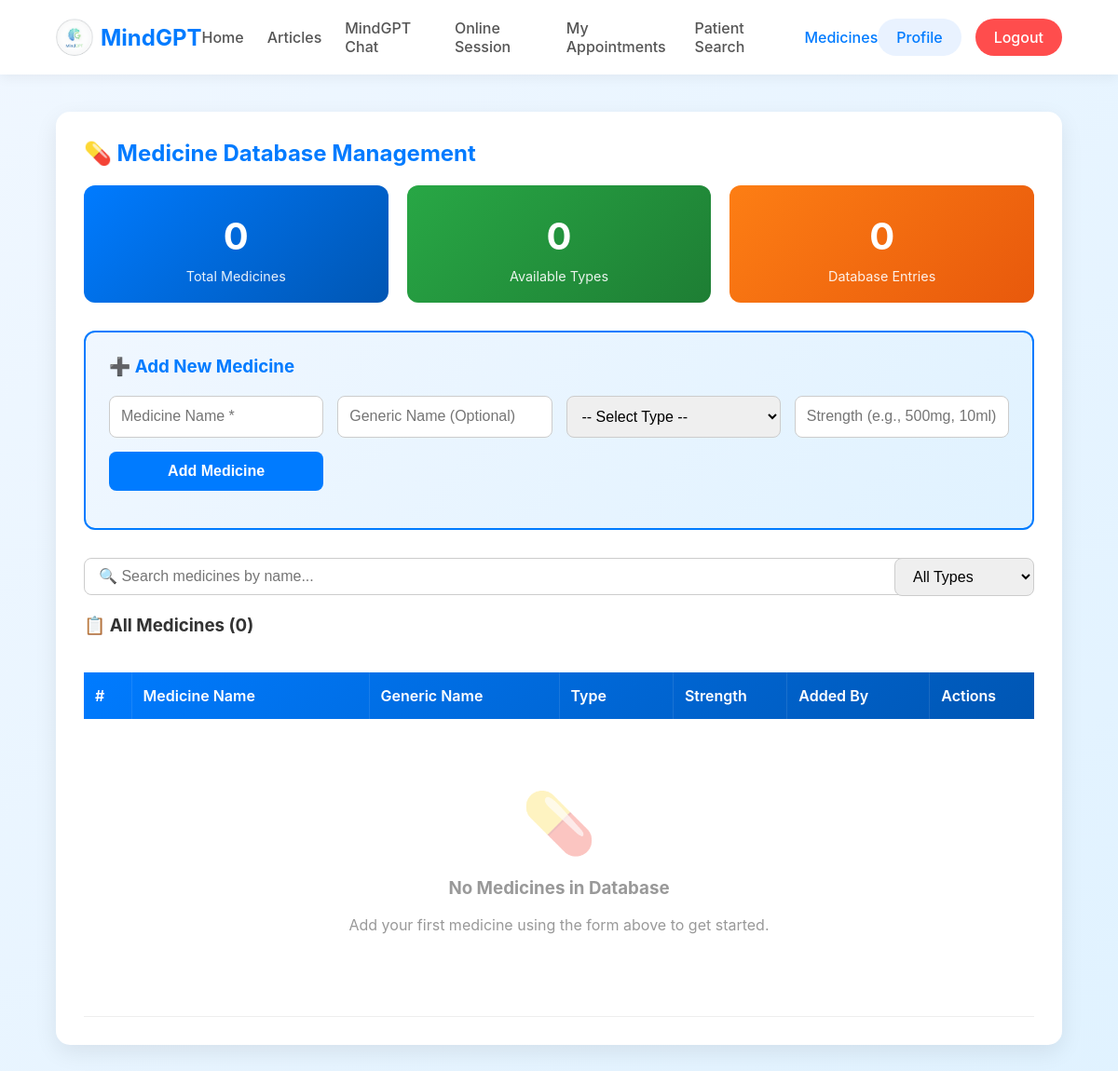
Before: /medicines/ (signed in) with the older database file.
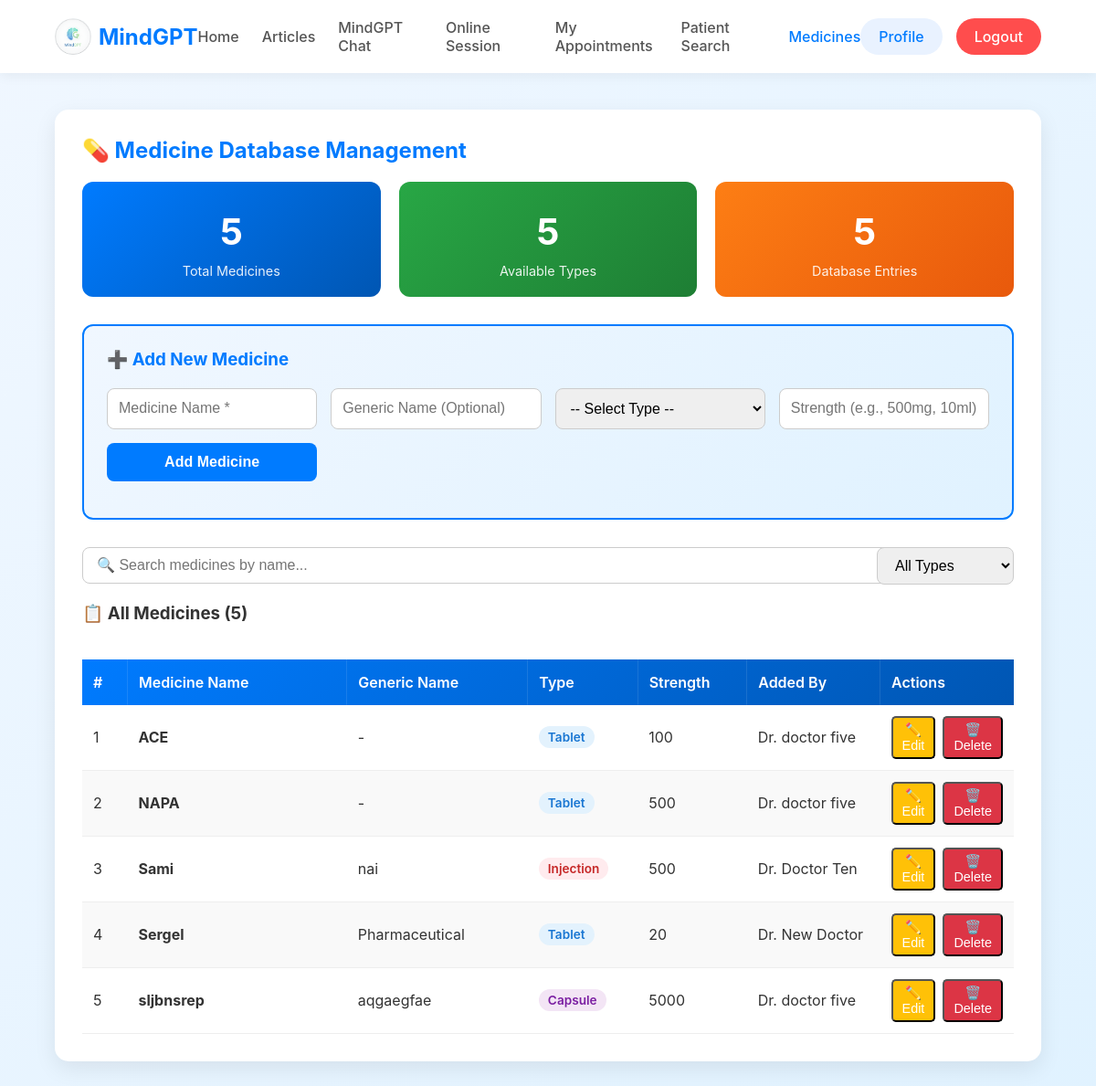
After: the same page with the newer database file.
### chatbot/models.py (models this page shows, shortened)
class Medicine(models.Model):
    name = models.CharField(max_length=200)
    generic_name = models.CharField(max_length=200, blank=True, null=True)
    type = models.CharField(max_length=50, choices=[
        ('tablet', 'Tablet'),
        ('capsule', 'Capsule'),
        ('syrup', 'Syrup'),
        ('injection', 'Injection'),
        ('cream', 'Cream'),
        ('drops', 'Drops'),
        ('inhaler', 'Inhaler'),
    ], default='tablet')
    strength = models.CharField(max_length=50, blank=True, null=True)  # e.g., "500mg", "10ml"
    added_by = models.ForeignKey(User, on_delete=models.CASCADE, related_name='medicines_added')
    created_at = models.DateTimeField(auto_now_add=True)
    class Meta:
        ordering = ['name']

### chatbot/views.py (the view, shortened to what this page needs)
# urls.py: path('medicines/', views.manage_medicines_view, name='manage_medicines'),
@user_passes_test(is_approved_doctor, login_url='landing_page')
def manage_medicines_view(request):
    medicines = Medicine.objects.all()
    context = {
        'medicines': medicines
    }
    return render(request, 'chatbot/manage_medicines.html', context)

### chatbot/views.py (called while the page is built)
def is_approved_doctor(user):
    try:
        return user.is_authenticated and user.profile.role == 'doctor' and user.profile.is_approved
    except Profile.DoesNotExist:
        return False

### chatbot/templates/chatbot/manage_medicines.html (shortened to what this page needs)
{% load static %}
<!DOCTYPE html>
<html lang="en">
<head>
</head>
<body>
    <nav class="navbar">
        <div class="container">
            <a href="{% url 'landing_page' %}" class="logo"><img src="{% static 'images/Logo.png' %}" alt="MindGPT Logo"> MindGPT</a>
            <div class="nav-links">
                <a href="{% url 'landing_page' %}">Home</a>
                <a href="{% url 'article_feed_page' %}">Articles</a>
                <a href="{% url 'index' %}">MindGPT Chat</a>
                <a href="{% url 'online_session_page' %}">Online Session</a>
                <a href="{% url 'my_appointments' %}">My Appointments</a>
                <a href="{% url 'search_patients' %}">Patient Search</a>
                <a href="{% url 'manage_medicines' %}" class="active">Medicines</a>
            </div>
            <div class="nav-auth">
                <a href="{% url 'profile_page' %}" class="btn btn-secondary">Profile</a>
                <a href="{% url 'logout_view' %}" class="btn btn-danger">Logout</a>
            </div>
        </div>
    </nav>
    <main class="main-content">
        <div class="container">
            <div class="medicines-container">
                <h2>💊 Medicine Database Management</h2>
                <div class="stats-grid">
                    <div class="stat-card blue">
                        <div class="stat-number">{{ medicines.count }}</div>
                        <div class="stat-label">Total Medicines</div>
                    </div>
                    <div class="stat-card green">
                        <div class="stat-number">{{ medicines|length }}</div>
                        <div class="stat-label">Available Types</div>
                    </div>
                    <div class="stat-card orange">
                        <div class="stat-number">{{ medicines.count }}</div>
                        <div class="stat-label">Database Entries</div>
                    </div>
                </div>
                <div class="add-form">
                    <h3>➕ Add New Medicine</h3>
                    <form method="POST">
                        <div class="form-row">
                            <input type="text" name="name" placeholder="Medicine Name *" required>
                            <input type="text" name="generic_name" placeholder="Generic Name (Optional)">
                            <select name="type" required>
                                <option value="">-- Select Type --</option>
                            </select>
                            <input type="text" name="strength" placeholder="Strength (e.g., 500mg, 10ml)">
                            <button type="submit">Add Medicine</button>
                        </div>
                    </form>
                </div>
                <div class="search-filter-section">
                    <div class="search-box">
                        <input type="text" id="searchInput" placeholder="🔍 Search medicines by name..." onkeyup="searchTable()">
                    </div>
                    <div class="filter-box">
                        <select id="typeFilter" onchange="filterByType()">
                            <option value="">All Types</option>
                        </select>
                    </div>
                </div>
                <h3>📋 All Medicines ({{ medicines.count }})</h3>
                <div class="table-container">
                    <table class="medicines-table" id="medicinesTable">
                        <thead>
                            <tr>
                                <th style="width: 5%;">#</th>
                                <th style="width: 25%;">Medicine Name</th>
                                <th style="width: 20%;">Generic Name</th>
                                <th style="width: 12%;">Type</th>
                                <th style="width: 12%;">Strength</th>
                                <th style="width: 15%;">Added By</th>
                                <th style="width: 11%;">Actions</th>
                            </tr>
                        </thead>
                        <tbody>
                            {% for medicine in medicines %}
                            <tr data-type="{{ medicine.type }}">
                                <td>{{ forloop.counter }}</td>
                                <td><strong>{{ medicine.name }}</strong></td>
                                <td>{{ medicine.generic_name|default:"-" }}</td>
                                <td>
                                    <span class="type-badge type-{{ medicine.type }}">
                                        {{ medicine.get_type_display }}
                                    </span>
                                </td>
                                <td>{{ medicine.strength|default:"-" }}</td>
<td>
    {% if medicine.added_by.first_name and medicine.added_by.last_name %}
        Dr. {{ medicine.added_by.first_name }} {{ medicine.added_by.last_name }}
    {% else %}
        Dr. {{ medicine.added_by.username }}
    {% endif %}
</td>
<td>
    <div class="action-buttons">
        <button class="btn-edit"
    data-id="{{ medicine.id }}"
    data-name="{{ medicine.name }}"
    data-generic="{{ medicine.generic_name|default:'' }}"
    data-type="{{ medicine.type }}"
    data-strength="{{ medicine.strength|default:'' }}"
    onclick="openEditModalData(this)">
    ✏️ Edit
</button>
        <form method="POST" style="display: inline;" onsubmit="return confirm('⚠️ Are you sure you want to delete {{ medicine.name|escapejs }}? This action cannot be undone.');">
            <button type="submit" class="btn-delete">🗑️ Delete</button>
        </form>
    </div>
</td>
                            </tr>
                            {% empty %}
                            <tr>
                                <td colspan="7">
                                    <div class="empty-state">
                                        <div class="empty-state-icon">💊</div>
                                        <h3>No Medicines in Database</h3>
                                        <p>Add your first medicine using the form above to get started.</p>
                                    </div>
                                </td>
                            </tr>
                            {% endfor %}
                        </tbody>
                    </table>
                </div>
            </div>
        </div>
    </main>
</body>
</html>

### chatbot/templates/chatbot/manage_medicines.html (style rules this page uses)
body { font-family: -apple-system, BlinkMacSystemFont, "Segoe UI", Roboto, "Helvetica Neue", Arial, sans-serif; margin: 0; background: linear-gradient(135deg, #f0f7ff 0%, #e0f2ff 100%); color: #333; }
.container { width: 90%; max-width: 1200px; margin: 0 auto; }
.navbar { padding: 20px 0; background-color: #ffffff; position: sticky; top: 0; z-index: 1000; box-shadow: 0 4px 12px rgba(0,0,0,0.05); }
.navbar .container { display: flex; justify-content: space-between; align-items: center; }
.navbar .logo { font-size: 1.5rem; font-weight: 700; color: #007bff; display: flex; align-items: center; gap: 8px; text-decoration: none; }
.navbar .logo img { width: 40px; height: 40px; border-radius: 50%; }
.navbar .nav-links { display: flex; gap: 25px; align-items: center; }
.navbar .nav-links a { text-decoration: none; color: #555; font-weight: 500; transition: color 0.3s; }
.navbar .nav-links a.active { color: #007bff; }
.navbar .nav-auth { display: flex; gap: 15px; align-items: center; }
.btn { padding: 10px 20px; border-radius: 20px; text-decoration: none; font-weight: 500; border: none; cursor: pointer; white-space: nowrap; transition: all 0.3s; }
.btn-secondary { background-color: #e9f2ff; color: #007bff; }
.btn-danger { background-color: #ff4d4d; color: white; }
.btn-edit { background-color: #ffc107; color: white; padding: 5px 10px; font-size: 0.9em; border-radius: 5px; }
.btn-delete { background-color: #dc3545; color: white; padding: 5px 10px; font-size: 0.9em; border-radius: 5px; }
.main-content { padding: 40px 0; min-height: calc(100vh - 200px); }
.medicines-container { background: #fff; padding: 30px; border-radius: 15px; box-shadow: 0 8px 25px rgba(0,0,0,0.08); margin-bottom: 30px; }
.medicines-container h2 { color: #007bff; margin-top: 0; }
.add-form { background: linear-gradient(135deg, #f0f7ff 0%, #e0f2ff 100%); padding: 25px; border-radius: 12px; margin-bottom: 30px; border: 2px solid #007bff; }
.add-form h3 { color: #007bff; margin-top: 0; margin-bottom: 20px; }
.form-row { display: grid; grid-template-columns: repeat(auto-fit, minmax(200px, 1fr)); gap: 15px; margin-bottom: 15px; }
.form-row input, .form-row select { padding: 12px; border: 1px solid #ccc; border-radius: 8px; font-size: 1rem; transition: border-color 0.3s; }
.form-row button { padding: 12px 24px; background: #007bff; color: white; border: none; border-radius: 8px; cursor: pointer; font-weight: 600; font-size: 1rem; transition: background 0.3s; }
.search-filter-section { margin-bottom: 20px; display: flex; gap: 15px; align-items: center; flex-wrap: wrap; }
.search-box { flex: 1; min-width: 250px; }
.search-box input { width: 100%; padding: 10px 15px; border: 1px solid #ccc; border-radius: 8px; font-size: 1rem; }
.filter-box select { padding: 10px 15px; border: 1px solid #ccc; border-radius: 8px; font-size: 1rem; min-width: 150px; }
.table-container { overflow-x: auto; }
.medicines-table { width: 100%; border-collapse: collapse; margin-top: 20px; }
.medicines-table thead { background: linear-gradient(135deg, #007bff 0%, #0056b3 100%); }
.medicines-table th { color: white; padding: 15px 12px; text-align: left; font-weight: 600; border-right: 1px solid rgba(255,255,255,0.1); }
.medicines-table th:last-child { border-right: none; }
.medicines-table td { padding: 12px; border-bottom: 1px solid #eee; vertical-align: middle; }
.medicines-table tbody tr { transition: background 0.2s; }
.medicines-table tbody tr:nth-child(even) { background: #f9f9f9; }
.action-buttons { display: flex; gap: 8px; }
.type-badge { display: inline-block; padding: 4px 10px; border-radius: 12px; font-size: 0.85em; font-weight: 600; }
.type-tablet { background: #e3f2fd; color: #1976d2; }
.type-capsule { background: #f3e5f5; color: #7b1fa2; }
.type-injection { background: #ffebee; color: #c62828; }
.stats-grid { display: grid; grid-template-columns: repeat(auto-fit, minmax(200px, 1fr)); gap: 20px; margin-bottom: 30px; }
.stat-card { background: linear-gradient(135deg, #667eea 0%, #764ba2 100%); color: white; padding: 20px; border-radius: 12px; text-align: center; }
.stat-card.blue { background: linear-gradient(135deg, #007bff 0%, #0056b3 100%); }
.stat-card.green { background: linear-gradient(135deg, #28a745 0%, #1e7e34 100%); }
.stat-card.orange { background: linear-gradient(135deg, #fd7e14 0%, #e8590c 100%); }
.stat-number { font-size: 2.5em; font-weight: bold; margin: 10px 0; }
.stat-label { font-size: 0.9em; opacity: 0.9; }

Changed rows visible on the page:
added Medicine: name "ACE", generic_name "-", type "Tablet", strength "100", added_by.first_name "doctor", added_by.last_name "five"
added Medicine: name "NAPA", generic_name "-", type "Tablet", strength "500", added_by.first_name "doctor", added_by.last_name "five"
added Medicine: name "Sami", generic_name "nai", type "Injection", strength "500", added_by.first_name "Doctor", added_by.last_name "Ten"
added Medicine: name "Sergel", generic_name "Pharmaceutical", type "Tablet", strength "20", added_by.first_name "New", added_by.last_name "Doctor"
added Medicine: name "sljbnsrep", generic_name "aqgaegfae", type "Capsule", strength "5000", added_by.first_name "doctor", added_by.last_name "five"
Other visible differences:
{{ medicines.count }}: "0" → "5"
{{ medicines|length }}: "0" → "5"
text no longer shown: "💊 No Medicines in Database Add your first medicine using the form above to get started."
